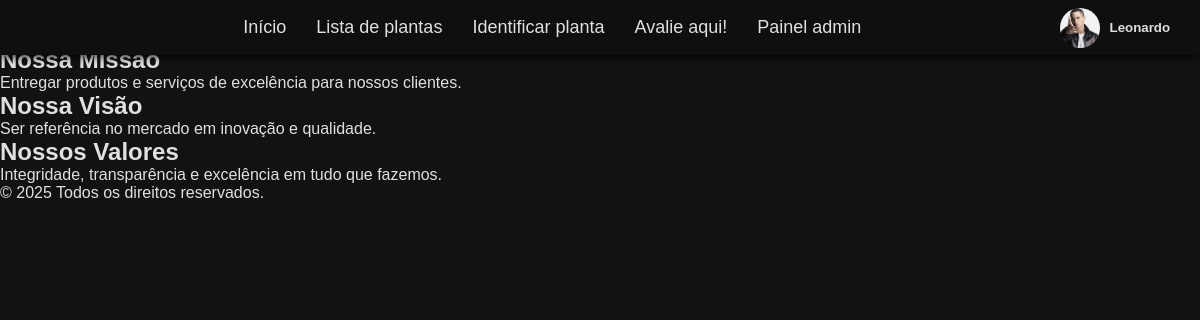
The app's page /page/sobre.php (signed in) with its own data.
### tables this page shows
CREATE TABLE IF NOT EXISTS `usuarios` (
  `id` int NOT NULL AUTO_INCREMENT,
  `nome` varchar(250) DEFAULT NULL,
  `email` varchar(255) DEFAULT NULL,
  `cpf` varchar(15) DEFAULT NULL,
  `imagem` varchar(500) DEFAULT NULL,
  `senha` varchar(100) DEFAULT NULL,
  `tipo` enum('user','admin','apoiador') NOT NULL DEFAULT 'user',
  `status_aprovacao` enum('pendente','aprovado') NOT NULL DEFAULT 'pendente',
  PRIMARY KEY (`id`)
);

### page/sobre.php (the view, shortened to what this page needs)
<?php
include_once "../sql/conexao.php";
if (!isset($_SESSION['usuario_id'])) {
    $nome = "";
} else {
    $id = $_SESSION['usuario_id'];
    $sql_apoiador = "SELECT nome, imagem FROM usuarios WHERE id = $id";
    $result_apoiador = $conn->query($sql_apoiador);
    $nome = "";
    $imagem = "";
    if ($result_apoiador->num_rows > 0) {
        $row = $result_apoiador->fetch_assoc();
        $nome = $row['nome'];
        $imagem = $row['imagem'];
    }
}
?>
<!DOCTYPE html>
<html lang="pt-BR">
<head>
    <link rel="stylesheet" href="../css/style.css?v=<?php echo filemtime('../css/style.css'); ?>" />
</head>
<body>
    <header>
        <nav id="menu">
            <div class="menu-center">
                <ul class="menu-list">
                    <li><a href="index.php">Início</a></li>
                    <li><a href="ListaPlantas.php">Lista de plantas</a></li>
                    <li><a href="./identificar/identificar.php">Identificar planta</a></li>
                    <?php if (!isset($_SESSION['usuario_id'])): ?>
                    <?php else: ?>
                        <li><a href="avaliacao.php">Avalie aqui!</a></li>
                    <?php endif; ?>
                    <?php if (isset($_SESSION['usuario_id']) && $_SESSION['usuario_tipo'] === "admin"): ?>
                        <li><a href="./admin/admin.php">Painel admin</a></li>
                    <?php else: ?>
                    <?php endif; ?>
                </ul>
            </div>
            <div class="menu-right">
                <?php if (!isset($_SESSION['usuario_id'])): ?>
                    <a href="login.php" class="apoie-btn">Login</a>
                <?php else: ?>
                    <a href="./perfil.php" style="display:flex; align-items:center; gap:10px;">
                        <img src="<?php echo htmlspecialchars($imagem) ?>"
                            style="width:40px; height:40px; object-fit:cover; border-radius:50%;">
                        <h5 style="margin:0;"><?php echo htmlspecialchars($nome) ?></h5>
                    </a>
                <?php endif; ?>
            </div>
        </nav>
    </header>
    <main>
        <section class="about-container">
            <h1>Sobre Nós</h1>
            <p>Bem-vindo ao nosso site. Somos uma empresa dedicada a fornecer soluções de qualidade.</p>
            <div class="about-content">
                <div class="about-item">
                    <h2>Nossa Missão</h2>
                    <p>Entregar produtos e serviços de excelência para nossos clientes.</p>
                </div>
                <div class="about-item">
                    <h2>Nossa Visão</h2>
                    <p>Ser referência no mercado em inovação e qualidade.</p>
                </div>
                <div class="about-item">
                    <h2>Nossos Valores</h2>
                    <p>Integridade, transparência e excelência em tudo que fazemos.</p>
                </div>
            </div>
        </section>
    </main>
    <footer>
        <p>&copy; 2025 Todos os direitos reservados.</p>
    </footer>
</body>
</html>

### css/style.css (style rules this page uses)
* { margin: 0; padding-top: 0; box-sizing: border-box; }
a { text-decoration: none; color: inherit; }
body { padding-top: 50px; overflow-x: hidden; word-wrap: break-word; padding: 30px; font-family: 'Calibri', sans-serif; background-color: #121212; color: #e0e0e0; padding: 0; }
#menu { background-color: #0f0f0f; padding: 5px; position: fixed; top: 0; left: 0; width: 100%; z-index: 1000; box-shadow: 0 2px 8px rgba(0, 0, 0, 0.8); display: flex; flex-direction: row; transition: 250ms; height: 55px; max-height: 55px; align-items: center; justify-content: space-between; }
.menu-center { flex: 1; display: flex; justify-content: center; }
.menu-right { display: flex; justify-content: flex-end; align-items: center; margin-right: 25px; }
.menu-right a { color: inherit; }
.menu-list { list-style-type: none; display: flex; flex-direction: row; align-items: center; gap: 30px; }
.menu-list li { margin: 0; white-space: nowrap; }
.menu-list a { color: #e0e0e0; font-size: 18px; transition: color 0.3s; }

### records on screen
usuarios: imagem (picture), nome "Leonardo"
